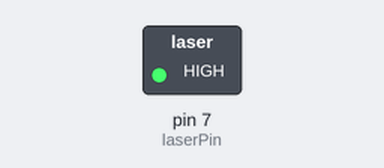
Bench run of a sketch on a simulated Arduino Uno, built with avr-gcc and run on an emulated ATmega328P. Shown: switched loads named in the sketch (green lamp = pin HIGH).

Above: at 0.1 s.
At 27.6 s:
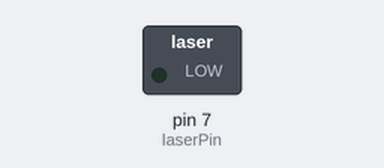
Timing chart, 0 to 40.0 s (numbered marks = the images above):
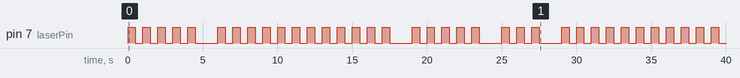

Measured:
- by itself, pin 7 (laserPin): LOW → HIGH at 0.00 s, → LOW 0.50 s later, → HIGH 0.50 s later, → LOW 0.50 s later, … (72 changes in this stretch)

The sketch:

sender_module.ino
```cpp
#include <Wire.h>
#include "rgb_lcd.h"

const int laserPin = 7;

void setup() {
  pinMode(laserPin, OUTPUT);
}

char str[] = "electrical";
int send_flag = 0;

void sendString(char s[]) {
  int i = 0;
  while (s[i] != 0) {
    sendchar(s[i]);
    i++;
  }
}

void sendchar(char ch) {
  char sndChar = ch - 'a' + 1;
  for (int count = 0; count < sndChar; count++) {
    digitalWrite(laserPin, HIGH);
    delay(500);
    digitalWrite(laserPin, LOW);
    delay(500);
  }
  delay(1000);
}

void loop() {
  if (send_flag == 0) {
    sendString(str);
    send_flag = 1;
  }
}
```
